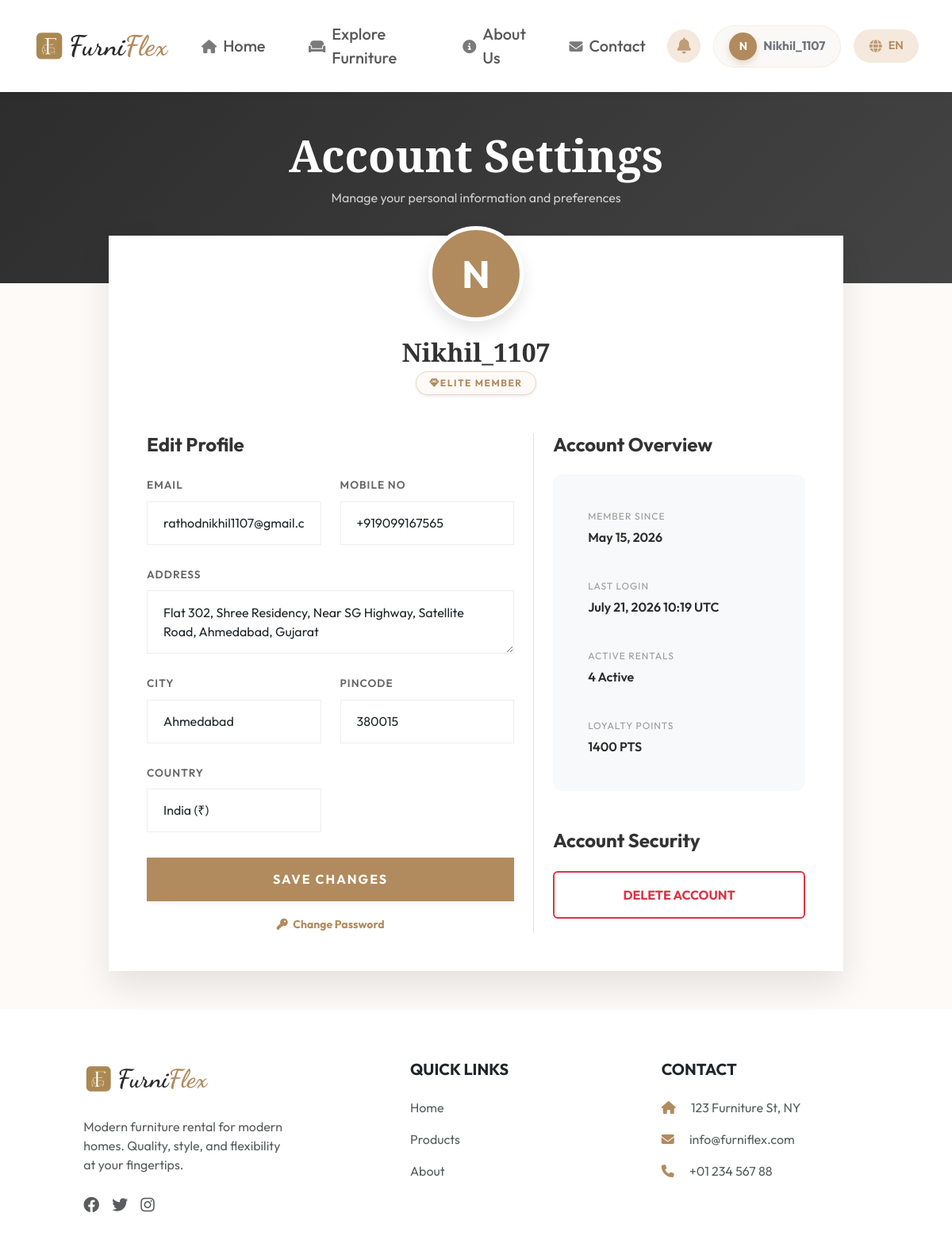
/profile/ (signed in), run on the app's committed database.
### app1/models.py (models this page shows, shortened)
class UserProfile(models.Model):
    user = models.OneToOneField(User, on_delete=models.CASCADE, related_name='profile')
    mobile_no = models.CharField(max_length=20, unique=True, blank=True, null=True)
    address = models.TextField(blank=True, null=True)
    city = models.CharField(max_length=100, blank=True, null=True)
    pincode = models.CharField(max_length=10, blank=True, null=True)
    country = models.CharField(max_length=100, default='India')
    last_cleared_count = models.IntegerField(default=0)
    dismissed_notifications = models.TextField(blank=True, default='')
    @property
    def loyalty_points(self):
        orders = RentalOrder.objects.filter(user=self.user, status__in=['Active', 'Completed'])
        return sum(o.rental_duration_months * 100 for o in orders)
    @property
    def tier(self):
        pts = self.loyalty_points
        if pts >= 1000:
            return {
                'name': 'Elite Member',
                'bg_color': '#fdfaf7',
                'color': '#b18b5e',
                'border': 'rgba(177, 139, 94, 0.3)',
                'icon': 'fa-gem'
            }

class RentalOrder(models.Model):
    STATUS_CHOICES = [
        ('Pending', 'Pending'),
        ('Active', 'Active'),
        ('Completed', 'Completed'),
        ('Cancelled', 'Cancelled'),
    ]
    user = models.ForeignKey(User, on_delete=models.CASCADE)
    product = models.ForeignKey(Product, on_delete=models.CASCADE)
    rental_duration_months = models.PositiveIntegerField(default=1)
    start_date = models.DateField(auto_now_add=True)
    delivery_date = models.DateField(null=True, blank=True)
    status = models.CharField(max_length=20, choices=STATUS_CHOICES, default='Pending')
    renewal_date = models.DateField(null=True, blank=True)
    address = models.ForeignKey(Address, on_delete=models.SET_NULL, null=True, blank=True)
    payment_method = models.CharField(max_length=20, choices=[('COD', 'Cash on Delivery'), ('Online', 'Online Payment')], default='COD')
    payment_status = models.CharField(max_length=20, choices=[('Pending', 'Pending'), ('Paid', 'Paid'), ('Failed', 'Failed')], default='Pending')
    razorpay_order_id = models.CharField(max_length=100, blank=True, null=True)
    razorpay_payment_id = models.CharField(max_length=100, blank=True, null=True)
    razorpay_signature = models.CharField(max_length=200, blank=True, null=True)
    total_amount = models.DecimalField(max_digits=10, decimal_places=2, null=True, blank=True)
    discount_amount = models.DecimalField(max_digits=10, decimal_places=2, default=0.00)
    created_at = models.DateTimeField(auto_now_add=True)

### app1/views.py (the view)
# urls.py: path('profile/', views.profile, name='profile'),
def profile(request):
    if not request.user.is_authenticated:
        return redirect('login')
    if request.user.is_staff or request.user.is_superuser:
        return redirect('admin_dashboard')
    profile, created = UserProfile.objects.get_or_create(user=request.user)
    if request.method == 'POST':
        form = UserProfileForm(request.POST, instance=profile)
        if form.is_valid():
            full_mobile = request.POST.get('full_mobile')
            instance = form.save(commit=False)
            if full_mobile:
                instance.mobile_no = full_mobile
            instance.save()
            request.user.email = request.POST.get('email')
            request.user.save()
            messages.success(request, "Profile updated successfully!")
            return redirect('profile')
    else:
        form = UserProfileForm(instance=profile)
        form.fields['email'].initial = request.user.email
    active_rentals_count = RentalOrder.objects.filter(user=request.user, status='Active').count()
    all_orders = RentalOrder.objects.filter(user=request.user, status__in=['Active', 'Completed'])
    loyalty_points = sum(o.rental_duration_months * 100 for o in all_orders)
    return render(request, 'profile.html', {
        'form': form,
        'profile': profile,
        'active_rentals_count': active_rentals_count,
        'loyalty_points': loyalty_points
    })

### templates/profile.html (shortened to what this page needs)
{% extends 'base.html' %}
{% load static %}
{% block extra_css %}
<link rel="stylesheet" href="https://cdnjs.cloudflare.com/ajax/libs/intl-tel-input/17.0.8/css/intlTelInput.css">
{% endblock %}
{% block content %}
<div class="profile-header">
    <div class="container text-center">
        <h1 class="display-4 fw-bold">Account Settings</h1>
        <p class="opacity-75">Manage your personal information and preferences</p>
    </div>
</div>
<div class="container mb-5">
    <div class="row justify-content-center">
        <div class="col-lg-10">
            <div class="profile-card p-4 p-md-5">
                <div class="d-flex flex-column align-items-center mb-5">
                    <div class="avatar-large">
                        {{ user.username.0|upper }}
                    </div>
                    <h2 class="fw-bold mb-1">{{ user.username }}</h2>
                    {% if profile.tier %}
                    <span class="badge px-3 py-2 text-uppercase tracking-wider shadow-sm d-flex align-items-center gap-1.5"
                          style="
                            font-size: 0.75rem;
                            background-color: {{ profile.tier.bg_color }} !important;
                            color: {{ profile.tier.color }} !important;
                            border: 1px solid {{ profile.tier.border }} !important;
                            border-radius: 50px;
                            font-weight: 700;
                          ">
                        <i class="fas {{ profile.tier.icon }}"></i>
                        {{ profile.tier.name }}
                    </span>
                    {% endif %}
                </div>
                <div class="row g-5">
                    <div class="col-md-7 border-end">
                        <h4 class="fw-bold mb-4">Edit Profile</h4>
                        <form method="post" id="profileForm">
                            <div class="row">
                                {% for field in form %}
                                <div class="{% if field.name == 'address' %}col-12{% else %}col-md-6{% endif %} mb-4">
                                    <label for="{{ field.id_for_label }}" class="form-label">{{ field.label }}</label>
                                    {{ field }}
                                </div>
                                {% endfor %}
                            </div>
                            <div class="d-grid mt-2">
                                <button type="submit" class="btn btn-primary btn-update shadow-sm">Save Changes</button>
                            </div>
                            <div class="text-center mt-3">
                                <a href="{% url 'change_password' %}" class="text-primary small fw-bold text-decoration-none">
                                    <i class="fas fa-key me-1"></i> Change Password
                                </a>
                            </div>
                        </form>
                    </div>
                    <div class="col-md-5">
                        <h4 class="fw-bold mb-4">Account Overview</h4>
                        <div class="bg-light p-4" style="border-radius: 12px;">
                            <div class="info-item">
                                <span class="info-label">Member Since</span>
                                <span class="info-value">{{ user.date_joined|date:"F d, Y" }}</span>
                            </div>
                            <div class="info-item">
                                <span class="info-label">Last Login</span>
                                <span class="info-value" id="last-login-time" data-utc="{{ user.last_login|date:'c' }}">
                                    {{ user.last_login|date:"F d, Y H:i" }} UTC
                                </span>
                            </div>
                            <div class="info-item">
                                <span class="info-label">Active Rentals</span>
                                <span class="info-value">{{ active_rentals_count }} Active</span>
                            </div>
                            <div class="info-item">
                                <span class="info-label">Loyalty Points</span>
                                <span class="info-value">{{ loyalty_points }} PTS</span>
                            </div>
                        </div>
                        <div class="mt-5">
                            <h4 class="fw-bold mb-4">Account Security</h4>
                            <div class="d-grid gap-3">
                                <button type="button" class="btn btn-outline-danger border-2 fw-bold text-uppercase py-3 small" data-bs-toggle="modal" data-bs-target="#deleteAccountModal">
                                    Delete Account
                                </button>
                            </div>
                        </div>
                    </div>
                </div>
            </div>
        </div>
    </div>
</div>
{% endblock %}

### templates/includes/navbar.html (shortened to what this page needs)
<nav class="navbar navbar-expand-lg navbar-light fixed-top">
    <div class="container">
        <a class="navbar-brand d-flex align-items-center" href="{% url 'home' %}" style="font-family: 'Dancing Script', cursive; font-size: 2.2rem; font-weight: 700;">
            <img src="{{ MEDIA_URL }}logo.png" alt="FurniFlex Logo" class="brand-logo me-1">
            <span style="color: var(--secondary-color);">Furni</span><span class="text-primary">Flex</span>
        </a>
        <div class="collapse navbar-collapse" id="navbarNav">
            <ul class="navbar-nav mx-auto align-items-center">
                <li class="nav-item">
                    <a class="nav-link fs-5 mx-2" href="{% url 'home' %}">
                        <i class="fas fa-house me-2 small"></i>Home
                    </a>
                </li>
                <li class="nav-item">
                    <a class="nav-link fs-5 mx-2" href="{% url 'product_list' %}">
                        <i class="fas fa-couch me-2 small"></i>Explore Furniture
                    </a>
                </li>
                <li class="nav-item">
                    <a class="nav-link fs-5 mx-2" href="{% url 'about' %}">
                        <i class="fas fa-circle-info me-2 small"></i>About Us
                    </a>
                </li>
                <li class="nav-item">
                    <a class="nav-link fs-5 mx-2" href="{% url 'contact' %}">
                        <i class="fas fa-envelope me-2 small"></i>Contact
                    </a>
                </li>
            </ul>
            <ul class="navbar-nav ms-auto align-items-center">
                {% if user.is_authenticated and not user.is_staff and not user.is_superuser %}
                <li class="nav-item dropdown me-3" id="notificationDropdownContainer">
                    <a class="nav-link position-relative d-flex align-items-center justify-content-center notification-bell-btn" href="#" id="notificationDropdown" role="button" data-bs-toggle="dropdown" aria-expanded="false" style="width: 42px; height: 42px; border-radius: 50%; background-color: #f4e9dc; color: #b18b5e; transition: all 0.3s ease;">
                        <i class="fas fa-bell fs-5"></i>
                    </a>
                </li>
                <li class="nav-item dropdown">
                    <a class="nav-link dropdown-toggle profile-nav-btn d-flex align-items-center px-3 py-2" href="#" id="navbarDropdown" role="button" data-bs-toggle="dropdown">
                        <div class="avatar-circle me-2">
                            <span class="initials">{{ user.username.0|upper }}</span>
                        </div>
                        <div class="user-info d-none d-md-block text-start">
                            <span class="user-name d-block fw-bold small text-secondary">{{ user.username }}</span>
                        </div>
                    </a>
                </li>
                {% endif %}
                <li class="nav-item dropdown ms-lg-3 ms-2">
                    <a class="nav-link dropdown-toggle d-flex align-items-center justify-content-center language-selector-btn" href="#" id="languageDropdown" role="button" data-bs-toggle="dropdown" aria-expanded="false" style="min-width: 80px; height: 42px; border-radius: 21px; padding: 0 16px; font-weight: 600; font-size: 0.9rem; display: flex; align-items: center; justify-content: center; gap: 8px;">
                        <i class="fas fa-globe" style="font-size: 1rem;"></i>
                        <span id="activeLanguageLabel">EN</span>
                    </a>
                </li>
            </ul>
        </div>
    </div>
</nav>

### data on the page
UserProfile: tier.name "ELITE MEMBER", form "+919099167565" "Flat 302, Shree Residency, Near SG Highway, Satellite Road, Ahmedabad, Gujarat" "Ahmedabad" "380015" "India (₹)"

### other printed values
{{ user.username.0|upper }} "N"
{{ user.username }} "Nikhil_1107"
{{ field.label }} "EMAIL" "MOBILE NO" "ADDRESS" "CITY" "PINCODE" "COUNTRY"
{{ user.date_joined|date:"F d, Y" }} "May 15, 2026"
{{ user.last_login|date:"F d, Y H:i" }} "July 21, 2026 10:19"
{{ active_rentals_count }} "4"
{{ loyalty_points }} "1400"
